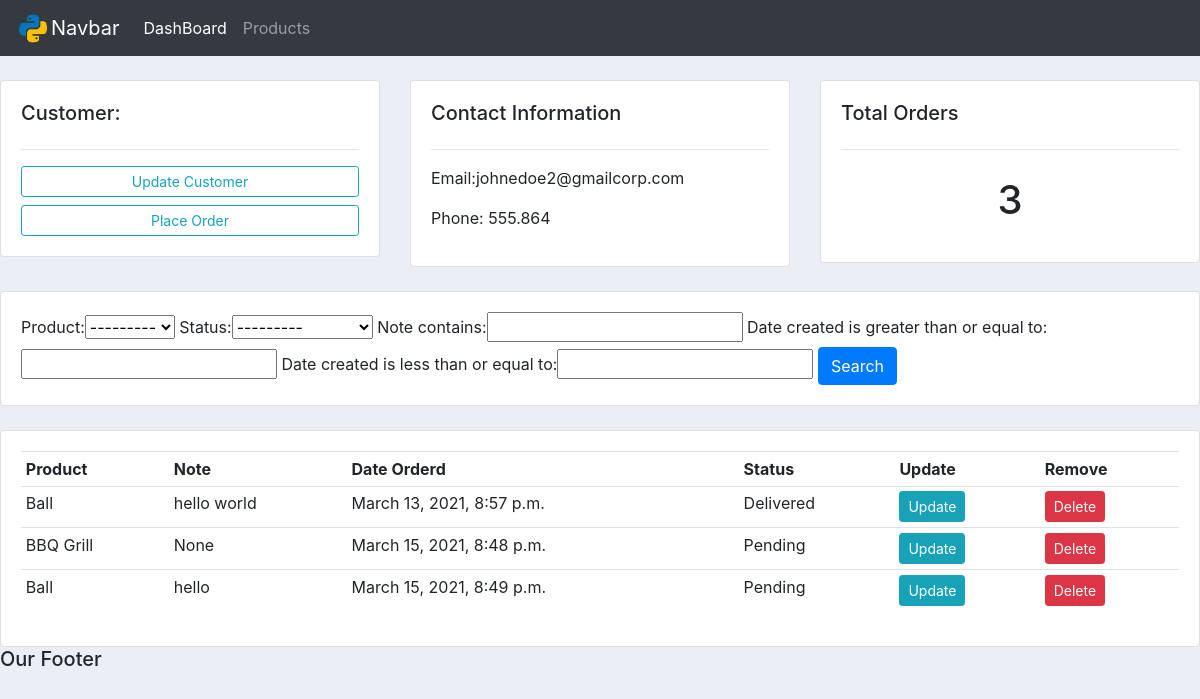
The page /customer/2 on the database its author committed.
### accounts/models.py (models this page shows, shortened)
class Customer(models.Model):
    name =  models.CharField(max_length=200, null=True)
    phone = models.CharField(max_length=200, null= True)
    email = models.CharField(max_length=200,null= True)
    date_created = models.DateTimeField(auto_now_add=True)

class Order(models.Model):
    STATUS =(
        ('Pending','Pending'),
        ('Out for Delivery','Out for Delivery'),
        ('Delivered','Delivered'),
    )
    customer = models.ForeignKey(Customer, null=True, on_delete = models.SET_NULL)
    product = models.ForeignKey(Product, null=True, on_delete = models.SET_NULL)
    date_created = models.DateTimeField(auto_now_add=True, null=True)
    status = models.CharField(max_length=200,null= True, choices=STATUS)
    note = models.CharField(max_length=1000,null= True)

class Product(models.Model):
    CATEGORY =(('Indoor','Indoor'),('Out Door','Out Door'))
    name =  models.CharField(max_length=200, null=True)
    price = models.FloatField(null= True)
    category = models.CharField(max_length=200,null= True, choices=CATEGORY)
    description = models.CharField(max_length=200,null= True,blank=True)
    date_created = models.DateTimeField(auto_now_add=True)
    tags = models.ManyToManyField(Tag)
    def __str__(self):
        return self.name

### accounts/views.py (the view)
# urls.py: path('customer/<str:pk_test>', views.customer,name='customer'),
def customer(request, pk_test):
    customer = Customer.objects.get(id=pk_test)
    orders= customer.order_set.all()
    order_count = orders.count()
    myFilter = OrderFilter(request.GET,queryset=orders)
    orders = myFilter.qs
    context = {'customer':customer, 'orders':orders, 'order_count':order_count,'myFilter':myFilter}
    return render(request, 'accounts/customer.html', context)

### accounts/templates/accounts/customer.html
{% extends 'accounts/main.html' %}
{% block content %}
<br>
<div class="row">
	<div class="col-md">
		<div class="card card-body">
			<h5>Customer:</h5>
			<hr>
			<a class="btn btn-outline-info  btn-sm btn-block" href="">Update Customer</a>
			<a class="btn btn-outline-info  btn-sm btn-block" href="{% url 'create_order' customer.id %}">Place Order</a>
		</div>
	</div>
	<div class="col-md">
		<div class="card card-body">
			<h5>Contact Information</h5>
			<hr>
			<p>Email:{{customer.email}} </p>
			<p>Phone: {{customer.phone}}</p>
		</div>
	</div>
	<div class="col-md">
		<div class="card card-body">
			<h5>Total Orders</h5>
			<hr>
			<h1 style="text-align: center;padding: 10px">{{order_count}}</h1>
		</div>
	</div>
</div>
<br>
<div class="row">
	<div class="col">
		<div class="card card-body">
			<form method="get">
				{{myFilter.form}}
		    <button class="btn btn-primary" type="submit">Search</button>
		  </form>
		</div>
	</div>
</div>
<br>
<div class="row">
	<div class="col-md">
		<div class="card card-body">
			<table class="table table-sm">
				<tr>
					<th>Product</th>
					<th>Note</th>
					<th>Date Orderd</th>
					<th>Status</th>
					<th>Update</th>
					<th>Remove</th>
				</tr>
					{% for order in orders %}
						<tr>
							<td>{{order.product}}</td>
							<td>{{order.note}}</td>
							<td>{{order.date_created}}</td>
							<td>{{order.status}}</td>
							<td>
							    <a class="btn btn-sm btn-info"
							       href="{% url 'update_order' order.id  %}">
								   Update
								</a>
							</td>
						    <td>
							    <a class="btn btn-sm btn-danger"
							       href="{% url 'delete_order' order.id  %}">
								   Delete
								</a>
							</td>
						</tr>
					{% endfor%}
			</table>
		</div>
	</div>
</div>
{% endblock  %}

### static/css/main.css (style rules this page uses)
body { background-color: #ebeff5; }

### rows shown on the page
Customer: email "johnedoe2@gmailcorp.com", phone "555.864"
Order: product "Ball", note "hello world", date_created "March 13, 2021, 8:57 p.m.", status "Delivered"
Order: product "BBQ Grill", note "None", date_created "March 15, 2021, 8:48 p.m.", status "Pending"
Order: product "Ball", note "hello", date_created "March 15, 2021, 8:49 p.m.", status "Pending"

### other values the page prints
{{ order_count }} "3"
